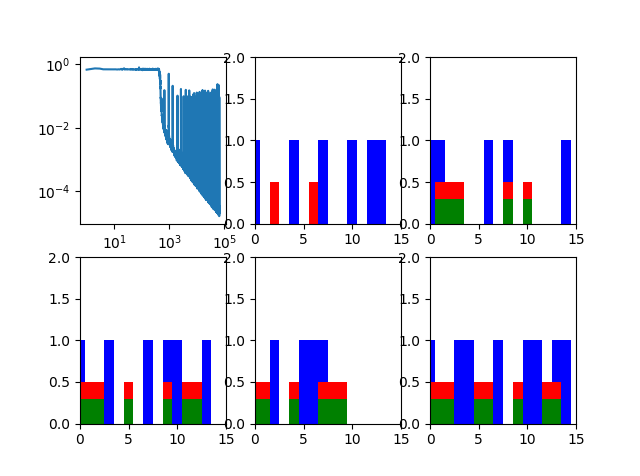

Recreate this plot in Python.
# -*- coding: utf-8 -*-
"""
Created on Mon Jan 22 13:33:56 2018

Building an RNN from scratch. Following the blog post https://medium.com/@erikhallstrm/hello-world-rnn-83cd7105b767

@author: Eric Cotner
"""

import tensorflow as tf
import numpy as np
import matplotlib.pyplot as plt

num_epochs = 100
total_series_length = 50000
truncated_backprop_length = 15
state_size = 4
num_classes = 2
echo_step = 2
batch_size = 5
num_batches = total_series_length//batch_size//truncated_backprop_length

def generateData():
    ''' Generates a random binary string, then shifts all elements by <echo_step> to create target labels. Then organizes into batches. '''
    x = np.array(np.random.choice(2, total_series_length, p=[0.5, 0.5]))
    y = np.roll(x, echo_step).astype(int)
    y[:echo_step] = 0
    
    x = x.reshape([batch_size, -1])
    y = y.reshape([batch_size, -1])
    
    return (x,y)

# Set up computational graph
tf.reset_default_graph()
batchX_placeholder = tf.placeholder(tf.float32, [batch_size, truncated_backprop_length])
batchY_placeholder = tf.placeholder(tf.int32, [batch_size, truncated_backprop_length])

# Initial hidden state (probably zeros?)
init_state = tf.placeholder(tf.float32, [batch_size, state_size])

# Recurrent hidden layer parameters
W = tf.Variable(np.random.rand(state_size+1, state_size), dtype=tf.float32)
b = tf.Variable(np.zeros([1, state_size]), dtype=tf.float32)

# Fully connected layer parameters
W2 = tf.Variable(np.random.rand(state_size, num_classes), dtype=tf.float32)
b2 = tf.Variable(np.zeros((1, num_classes)), dtype=tf.float32)

# Unrolling minibatches
inputs_series = tf.unstack(batchX_placeholder, axis=1)
labels_series = tf.unstack(batchY_placeholder, axis=1)

# Forward pass - unrolling RNN cells
current_state = init_state
states_series = []
for current_input in inputs_series:
    current_input = tf.reshape(current_input, [batch_size,1])
    input_and_state_concatenated = tf.concat([current_input, current_state], axis=1)
    
    next_state = tf.tanh(tf.matmul(input_and_state_concatenated, W) + b)
    states_series.append(next_state)
    current_state = next_state

# Append fully-connected layer to the end of unrolled RNN cells
logits_series = [tf.matmul(state, W2) + b2 for state in states_series]
predictions_series = [tf.nn.softmax(logits) for logits in logits_series]

losses = [tf.nn.sparse_softmax_cross_entropy_with_logits(logits=logits, labels=labels) for logits, labels in zip(logits_series, labels_series)]
total_loss = tf.reduce_mean(losses)

train_step = tf.train.AdagradOptimizer(0.3).minimize(total_loss)

# Plots to monitor training
def plot(loss_list, predictions_series, batchX, batchY):
    # Plot the loss
    plt.subplot(2,3,1)
    plt.cla()
    plt.loglog(loss_list)
    
    # Plots the input and output as bar graphs?
    for batch_series_idx in range(5):
        one_hot_output_series = np.array(predictions_series)[:, batch_series_idx, :]
        single_output_series = np.array([(1 if out[0] < 0.5 else 0) for out in one_hot_output_series])
        
        plt.subplot(2,3, batch_series_idx+2)
        plt.cla()
        plt.axis([0, truncated_backprop_length, 0 ,2])
        left_offset = range(truncated_backprop_length)
        plt.bar(left_offset, batchX[batch_series_idx, :], width=1, color="blue")
        plt.bar(left_offset, batchY[batch_series_idx, :] * 0.5, width=1, color="red")
        plt.bar(left_offset, single_output_series *0.3, width=1, color="green")
    
    plt.draw()
    plt.pause(1e-6)

# Run the TF session and perform training
with tf.Session() as sess:
    sess.run(tf.initialize_all_variables())
    plt.ion()
    plt.figure()
    plt.show()
    loss_list = []
    
    for epoch_idx in range(num_epochs):
        x, y = generateData()
        _current_state = np.zeros((batch_size, state_size)) # The initial state at each epoch
        
        print('New data, epoch', epoch_idx)
        
        for batch_idx in range(num_batches):
            start_idx = batch_idx * truncated_backprop_length
            end_idx = start_idx + truncated_backprop_length
            
            batchX = x[:,start_idx:end_idx]
            batchY = y[:,start_idx:end_idx]
            
            _total_loss, _train_step, _current_state, _predictions_series = sess.run([total_loss, train_step, current_state, predictions_series], feed_dict={
                    batchX_placeholder:batchX,
                    batchY_placeholder:batchY,
                    init_state:_current_state})
            
            loss_list.append(_total_loss)
            
            if batch_idx%100 == 0:
                print("Step", batch_idx, "Loss", _total_loss)
                plot(loss_list, _predictions_series, batchX, batchY)

plt.ioff()
plt.show()
